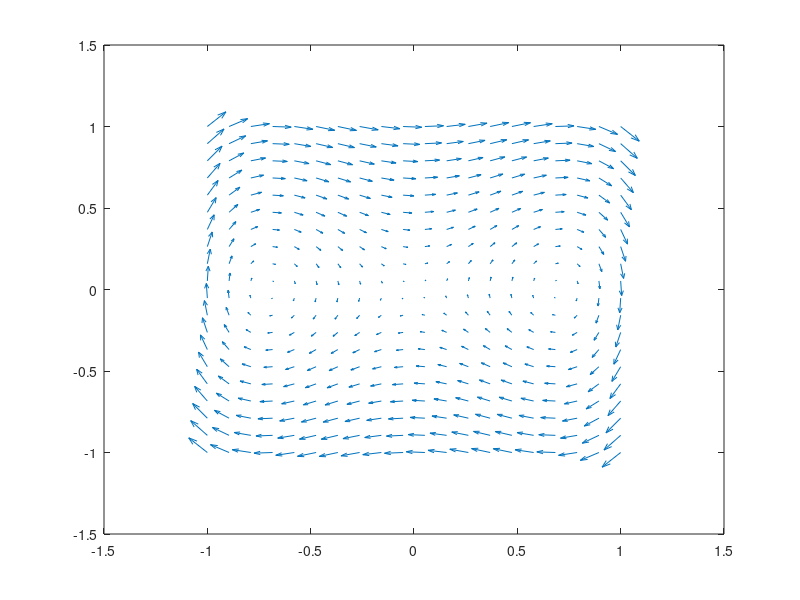

This chart was generated by the following MATLAB code:
clc; clear
close all
%%% Retrato del movimiento armonico

n = 20;
x = linspace(-1,1,n);
z = linspace(-10,10,n);
dx = linspace(-1,1,n);
%%% Parámetro de la ecuación 
k = 1/2;
%%% Malla que convina los vectores x, dx para hacer matriz
[X, Dx] = meshgrid(x,dx);
%%% Sistema de ecuaciones 
x1 = Dx;
%dx1 = -w^2.*X;
dx1 = 2.*X.*(k-X.^2);
%%% Función del gráfico
quiver(X,Dx,x1,dx1)